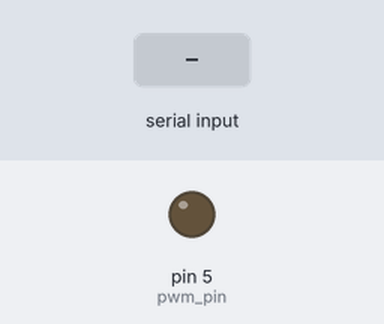
The sketch below on a simulated Arduino Uno, built with avr-gcc and run on an emulated ATmega328P. Parts: output pins drawn as LEDs (lit = HIGH). The test bench sets the inputs (shaded band).

Above: at 1.2 s.
1.3 s: "90,45\n" received over Serial
At 2.0 s:
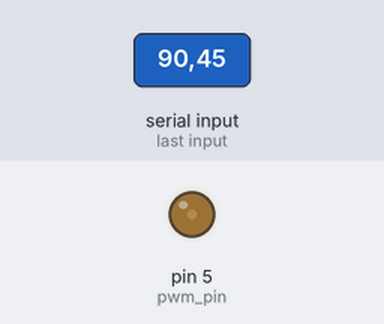
2.9 s: "30,150\n" received over Serial
At 4.2 s:
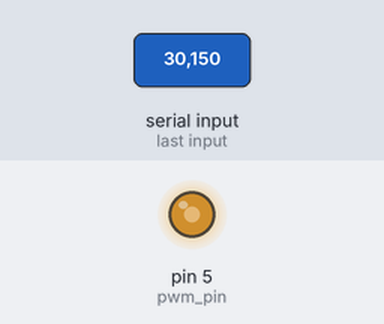
4.5 s: "200\n" received over Serial
At 5.6 s:
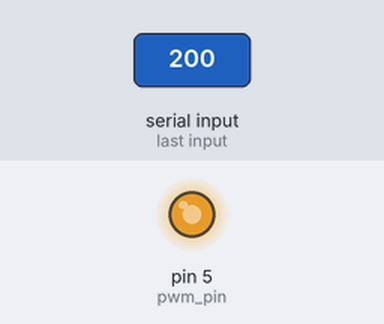
6.0 s: "90\n" received over Serial
At 6.7 s:
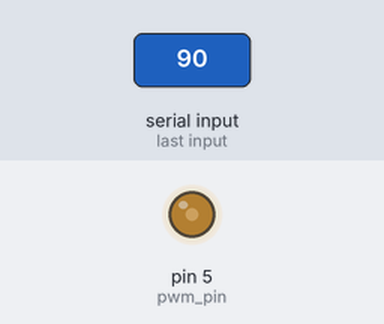
Timing chart, 0 to 8.5 s (numbered marks = the images above; inputs shaded):
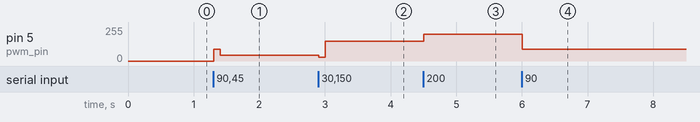

Measured:
- after the input at 1.3 s, pin 5 (pwm_pin): 0/255 → 90/255 at once, → 45/255 0.10 s later
- after the input at 2.9 s, pin 5 (pwm_pin): 45/255 → 30/255 at once, → 150/255 0.10 s later
- after the input at 4.5 s, pin 5 (pwm_pin): 150/255 → 200/255 at once
- after the input at 6.0 s, pin 5 (pwm_pin): 200/255 → 90/255 at once

The sketch:

InputBasedAmplitude.ino
```cpp
#define pwm_pin 5
int input; // store a variable to hold our input

void setup() {
  input = 0;
  pinMode(pwm_pin, OUTPUT);  // declaring A0 as our output
  Serial.begin(9600);   // begins the serial output at 9600 baud
}

void loop() {
  input = Serial.parseInt();    // read the input and look for an integer
  if (input != 0)
    analogWrite(pwm_pin, input);  // send our current input to the analog
  delay(100);                   // wait a little bit

}
```
